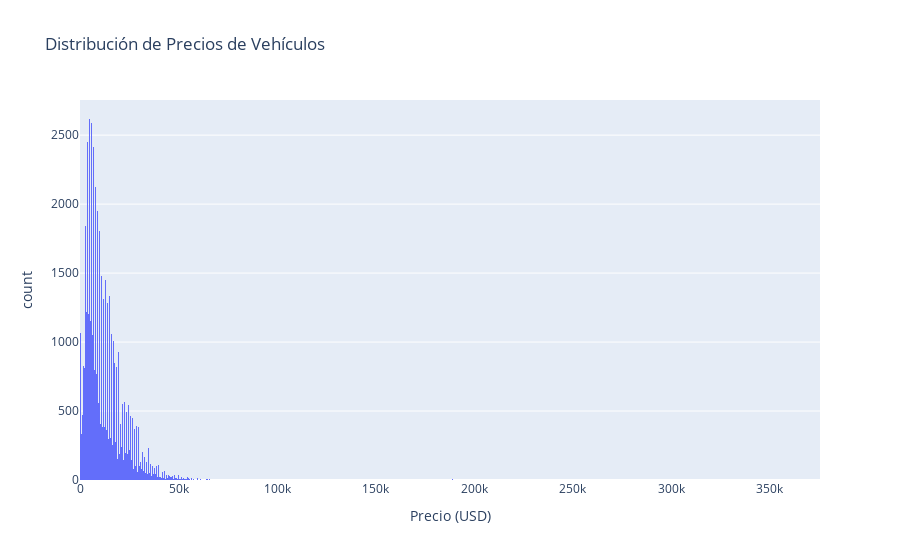

Notebook code cell kept with this figure:
### Code cell
# Crear un histograma interactivo del precio de los vehículos
fig_price_hist = px.histogram(
    df,
    x='price',
    title='Distribución de Precios de Vehículos',
    labels={'price': 'Precio (USD)'} # Etiquetas más claras
)

# Mostrar el gráfico
fig_price_hist.show()

### Figure 1 — Plotly figure (JSON) as saved in the notebook; plotly's stock layout.template omitted (floating-point values rounded to 4 significant figures; data arrays with more than 128 entries replaced by an {"elided": "..."} marker saying what was removed)
{"data": [{"bingroup": "x", "hovertemplate": "Precio (USD)=%{x}<br>count=%{y}<extra></extra>", "legendgroup": "", "marker": {"color": "#636efa", "pattern": {"shape": ""}}, "name": "", "orientation": "v", "showlegend": false, "type": "histogram", "x": {"elided": "51525 int values"}, "xaxis": "x", "yaxis": "y"}], "layout": {"barmode": "relative", "legend": {"tracegroupgap": 0}, "title": {"text": "Distribución de Precios de Vehículos"}, "xaxis": {"anchor": "y", "domain": [0, 1], "title": {"text": "Precio (USD)"}}, "yaxis": {"anchor": "x", "domain": [0, 1], "title": {"text": "count"}}}}
